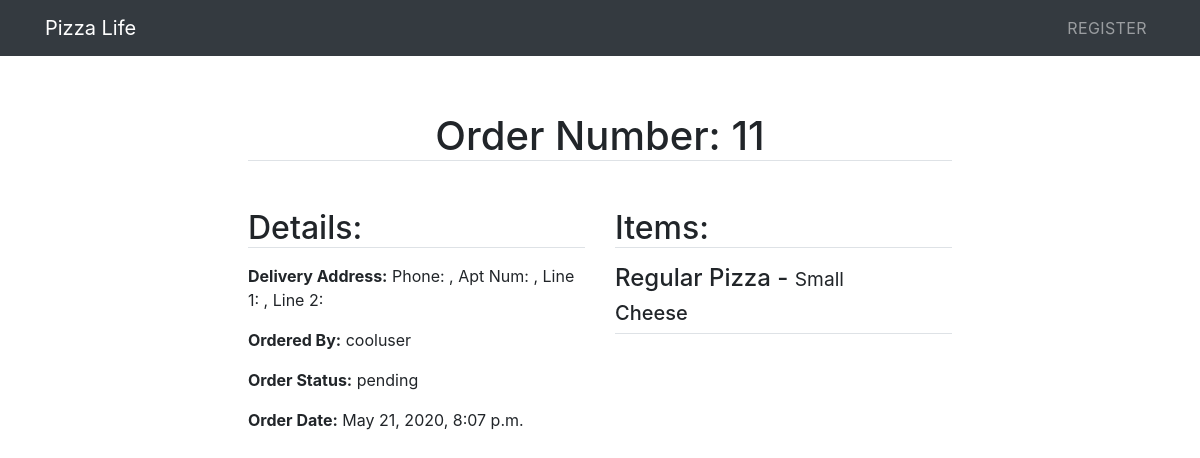
/orders/11/, run on the app's committed database.
### orders/models.py (models this page shows, shortened)
class Order(models.Model):
    user = models.ForeignKey(User, on_delete=models.CASCADE)
    address = models.CharField(max_length=255)
    time = models.DateTimeField(auto_now_add=True)
    OPTIONS = (
        ('pending', 'pending'),
        ('completed', 'completed'),
    )
    status = models.CharField(max_length=255, choices=OPTIONS)

class Item(models.Model):
    order = models.ForeignKey(Order, on_delete=models.CASCADE)
    name = models.CharField(max_length=255)
    category = models.CharField(max_length=255)
    size = models.CharField(max_length=255)
    topping_1 = models.CharField(max_length=255, blank=True, null=True)
    topping_2 = models.CharField(max_length=255, blank=True, null=True)
    topping_3 = models.CharField(max_length=255, blank=True, null=True)
    topping_4 = models.CharField(max_length=255, blank=True, null=True)
    topping_5 = models.CharField(max_length=255, blank=True, null=True)

### orders/views.py (the view)
# urls.py: path('<str:pk>/', views.order_detail, name='order_detail')
def order_detail(request, pk):
    context = {
        'order': Order.objects.filter(pk=pk).first(),
        'items': Item.objects.filter(order__pk=pk).all()
    }
    return render(request, 'orders/order_detail.html', context)

### orders/templates/orders/order_detail.html (shortened to what this page needs)
{% extends 'main/base.html' %}
{% block main %}
    <div class="col-md-8 p-5">
            <h1 class="border-bottom text-center mb-5">Order Number: {{ order.id }}</h1>
        <div class="row">
            <div class="col-md-6">
                <h2 class="border-bottom mb-3">Details:</h2>
                <p><b>Delivery Address:</b> {{ order.address }}</p>
                <p><b>Ordered By:</b> {{ order.user }}</p>
                <p><b>Order Status:</b> {{ order.status }}</p>
                <p><b>Order Date:</b> {{ order.time }}</p>
            </div>
            <div class="col-md-6">
                <h2 class="border-bottom mb-3">Items:</h2>
                    {% for item in items %}
                    <div class="border-bottom p3 mb-3">
                        <h4>{{ item.category }} - <small>{{ item.size }}</small></4>
                        <h5>{{ item.name }}</h5>
                    </div>
                    {% endfor %}
            </div>
        </div>
    </div>
{% endblock main %}

### products/static/main/css/main.css (style rules this page uses)
body { background-color: #fff; line-height: 1.5; }

### data on the page
Order: id "11", address "Phone: , Apt Num: , Line 1: , Line 2:", user "cooluser", status "pending", time "May 21, 2020, 8:07 p.m."
Item: category "Regular Pizza", size "Small", name "Cheese"
